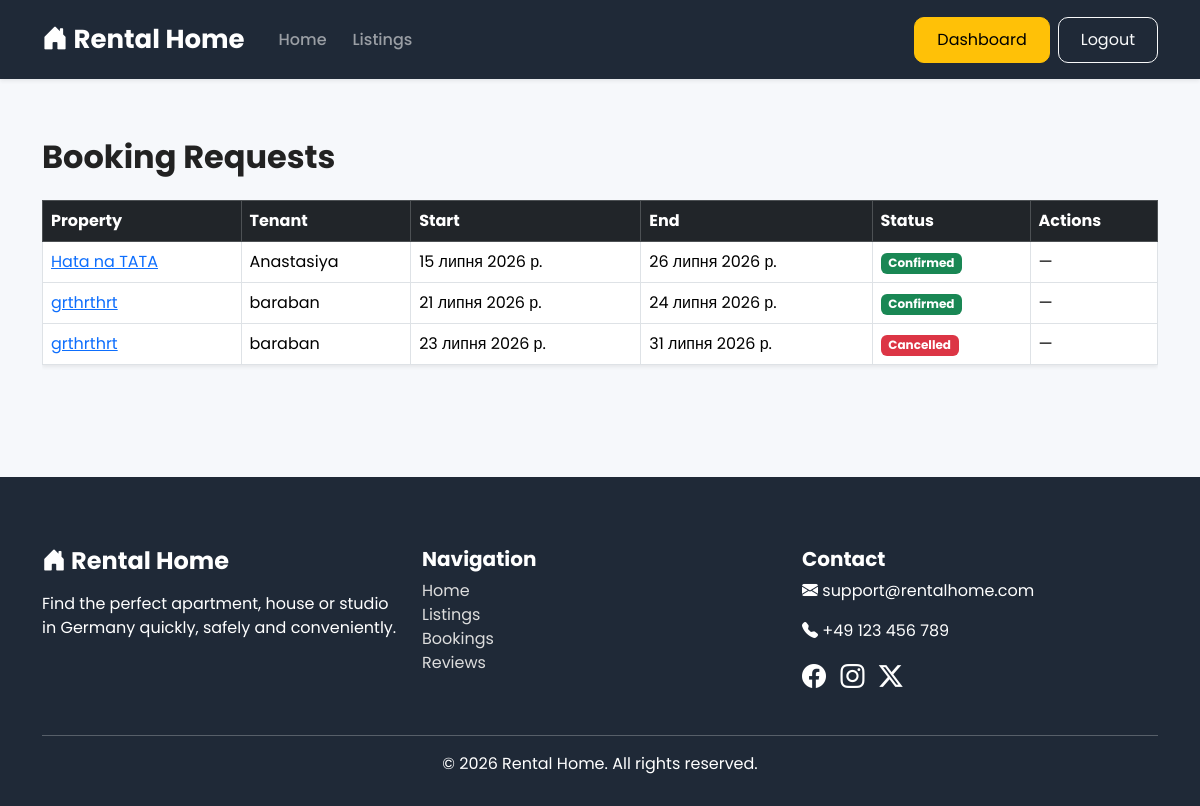
/landlord-bookings/ (signed in), run on the app's committed database.
### listings/models.py (models this page shows, shortened)
class Booking(models.Model):
    STATUS_CHOICES = [
        ('pending', 'Pending'),
        ('confirmed', 'Підтверджено'),
        ('cancelled', 'Скасовано'),
        ('completed', 'Завершено'),
    ]
    listing = models.ForeignKey(Listing, on_delete=models.CASCADE, related_name='bookings')
    tenant = models.ForeignKey(User, on_delete=models.CASCADE, related_name='bookings')
    start_date = models.DateField()
    end_date = models.DateField()
    status = models.CharField(max_length=20, choices=STATUS_CHOICES, default='pending')
    created_at = models.DateTimeField(auto_now_add=True)

class Listing(models.Model):
    HOUSING_TYPES = [
        ('apartment', 'Квартира'),
        ('house', 'Будинок'),
        ('studio', 'Студія'),
        ('room', 'Кімната'),
    ]
    owner = models.ForeignKey(User, on_delete=models.CASCADE, related_name='listings')
    title = models.CharField(max_length=200)
    description = models.TextField()
    image = models.ImageField(
        upload_to='listings/',
        blank=True,
        null=True,
        default='listings/default.jpg'
    )
    location = models.CharField(max_length=200)
    price = models.DecimalField(max_digits=10, decimal_places=2)
    rooms = models.PositiveIntegerField()
    housing_type = models.CharField(max_length=20, choices=HOUSING_TYPES)
    is_active = models.BooleanField(default=True)
    created_at = models.DateTimeField(auto_now_add=True)
    updated_at = models.DateTimeField(auto_now=True)
    views_count = models.PositiveIntegerField(default=0)

class User(AbstractUser):
    is_landlord = models.BooleanField(default=False)
    is_tenant = models.BooleanField(default=True)

### listings/html_views.py (the view)
@login_required
def landlord_bookings(request):
    bookings = Booking.objects.filter(
        listing__owner=request.user
    ).order_by("-created_at")
    return render(
        request,
        "bookings/landlord_bookings.html",
        {
            "bookings": bookings
        }
    )

### templates/bookings/landlord_bookings.html (shortened to what this page needs)
{% extends 'base.html' %}
{% block content %}
<div class="container py-5">
    <h2 class="fw-bold mb-4">
        Booking Requests
    </h2>
    {% if bookings %}
    <div class="table-responsive">
        <table class="table table-bordered align-middle shadow-sm">
            <thead class="table-dark">
                <tr>
                    <th>Property</th>
                    <th>Tenant</th>
                    <th>Start</th>
                    <th>End</th>
                    <th>Status</th>
                    <th>Actions</th>
                </tr>
            </thead>
            <tbody>
                {% for booking in bookings %}
                <tr>
                    <td>
                        <a href="{% url 'listing_detail' booking.listing.id %}">
                            {{ booking.listing.title }}
                        </a>
                    </td>
                    <td>
                        {{ booking.tenant.username }}
                    </td>
                    <td>
                        {{ booking.start_date }}
                    </td>
                    <td>
                        {{ booking.end_date }}
                    </td>
                    <td>
                        {% if booking.status == "pending" %}
                            <span class="badge bg-warning text-dark">
                                Pending
                            </span>
                        {% elif booking.status == "confirmed" %}
                            <span class="badge bg-success">
                                Confirmed
                            </span>
                        {% elif booking.status == "cancelled" %}
                            <span class="badge bg-danger">
                                Cancelled
                            </span>
                        {% else %}
                            <span class="badge bg-secondary">
                                {{ booking.status }}
                            </span>
                        {% endif %}
                    </td>
                    <td>
                        {% if booking.status == "pending" %}
                            <a
                               href="{% url 'confirm_booking' booking.id %}"
                               class="btn btn-success btn-sm">
                                Confirm
                            </a>
                            <a
                               href="{% url 'cancel_booking' booking.id %}"
                               class="btn btn-danger btn-sm">
                                Cancel
                            </a>
                        {% else %}
                            —
                        {% endif %}
                    </td>
                </tr>
                {% endfor %}
            </tbody>
        </table>
    </div>
    {% else %}
        <div class="alert alert-info">
            No booking requests yet.
        </div>
    {% endif %}
</div>
{% endblock %}

### static/css/style.css (style rules this page uses)
* { margin:0; padding:0; box-sizing:border-box; }
body { font-family:'Poppins',sans-serif; background:#f6f8fb; color:#222; }

### data on the page
Booking: listing "Hata na TATA", tenant.username "Anastasiya", start_date "15 липня 2026 р.", end_date "26 липня 2026 р.", status "Confirmed"
Booking: listing "grthrthrt", tenant.username "baraban", start_date "21 липня 2026 р.", end_date "24 липня 2026 р.", status "Confirmed"
Booking: listing "grthrthrt", tenant.username "baraban", start_date "23 липня 2026 р.", end_date "31 липня 2026 р.", status "Cancelled"
